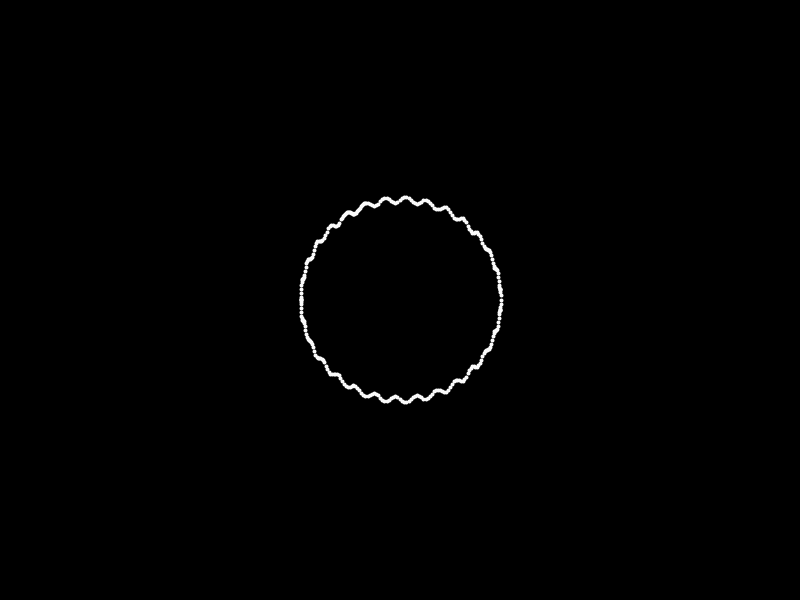
Frame 1 (no input)
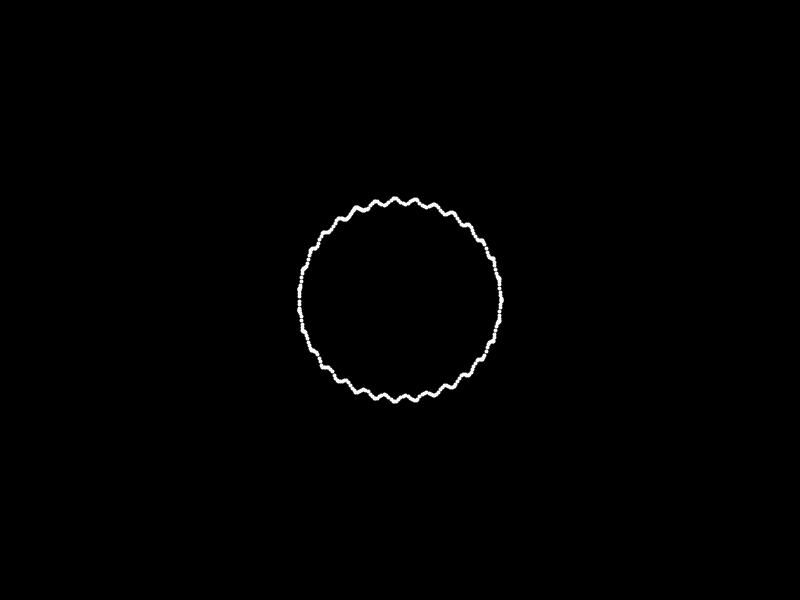
Frame 60 (the mouse pressed at the canvas centre just before this capture)
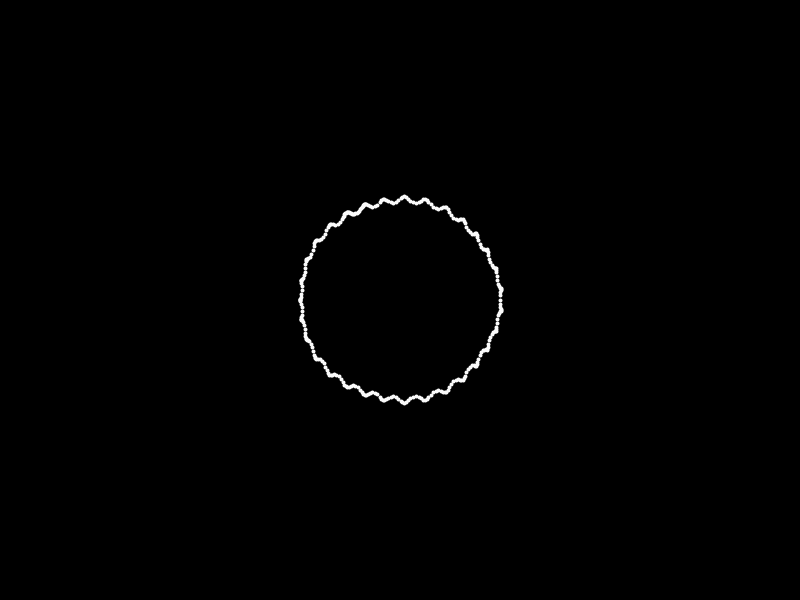
Frame 120 (the mouse held since frame 60 and released just before this capture)

The Processing sketch that drew these frames (run headless with seeded random() and noise(); from frame 60 on, the mouse is pressed at the canvas centre):

// Processing sketch: sun
// ── sun.pde
float xx,yy, x , y ,phi ,t,T,i;
void setup(){
  size(800,600);
  background( 0);
}

int x1,y1,x2,y2=0;
void draw(){
  T=7;smooth(3);
  background(0 );
translate(200,300);
int start =5,finish=400;
i+=0.05;
println(i);stroke(250,250,250);
strokeWeight(4 );
color col =color(250,0,0);
x=50;
y=-50;


xx=350;
yy=100;

x1=-200;x2=400;y1=0;y2=0;
int dx = x2 - x1;
int dy = y2 - y1;
for (float x = x1;x< x2;x+=2) {
 y = y1 + dy * (x - x1) / dx;

    point(200+sin(i)*3*cos(2*PI*radians( x*3)) +100*cos(2*PI*radians( +x/10)/1)+cos(2*PI*radians( x*i/50)*5)
    ,cos(i)*3*sin(2*PI*radians( x*3))+100*sin(2*PI*radians( +x/10)/1)+sin(2*PI*radians( x*i/50)*5));

}




}
